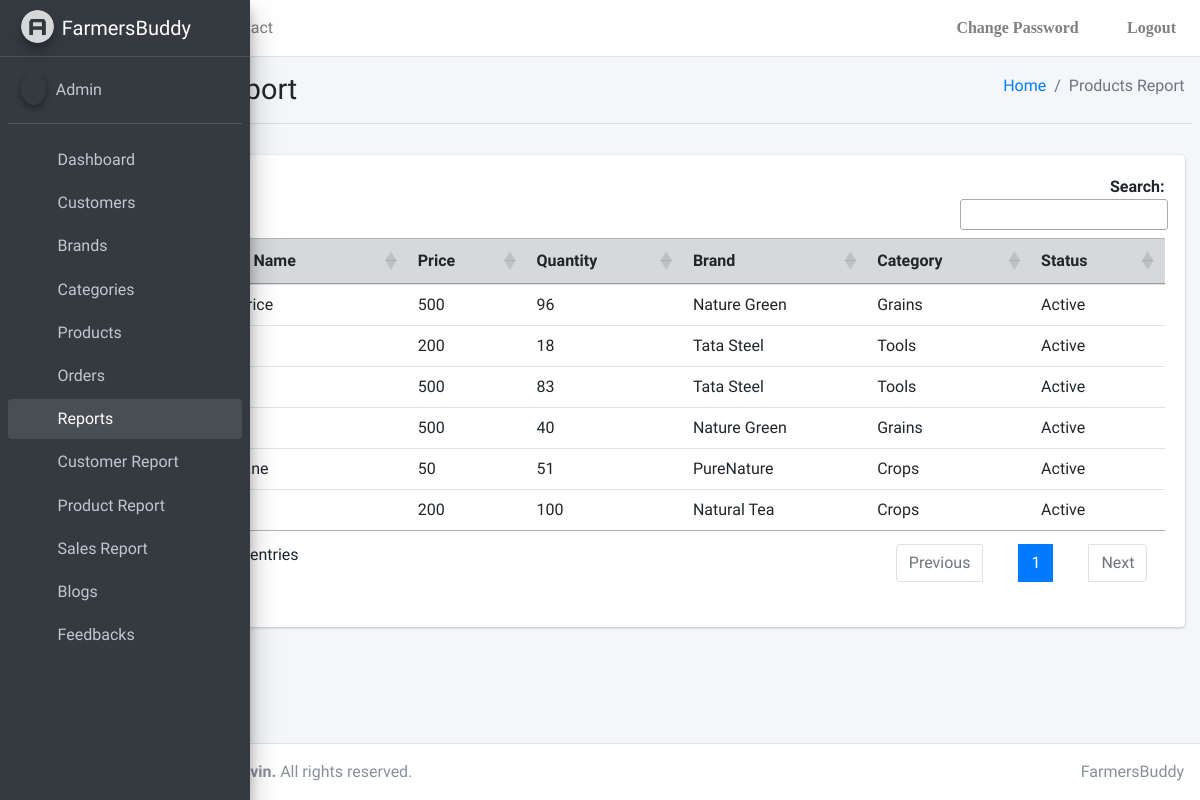
The page /FarmersBuddy/productsreport on the database as committed earlier.
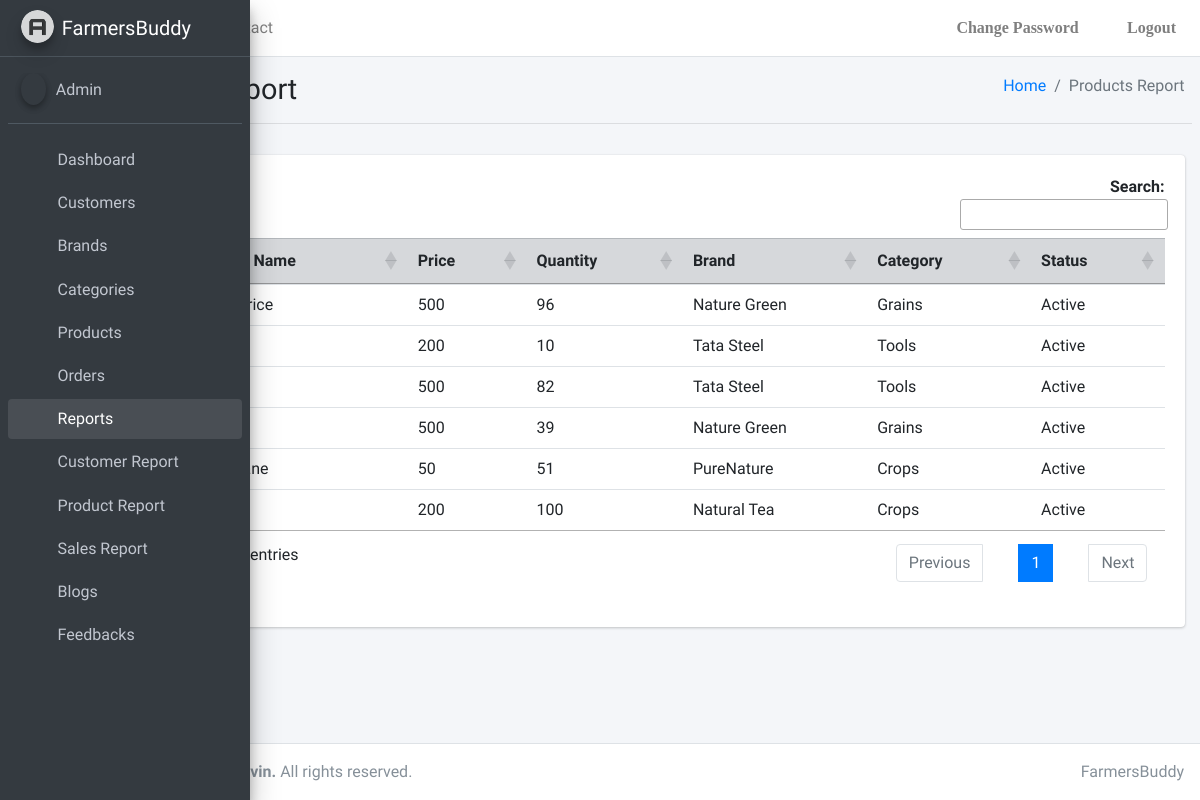
The same page on the database as committed later.
### FarmersBuddy/models.py (models this page shows, shortened)
class Product(models.Model):
    id = models.AutoField(primary_key=True)
    Name = models.CharField(max_length=50)
    Desc = models.TextField()
    Image = models.ImageField(upload_to='FarmersBuddy/products/')
    Price = models.PositiveBigIntegerField()
    Quantity = models.PositiveIntegerField()
    Keywords = models.TextField(max_length=50)
    ProductCat = models.ForeignKey(Category, on_delete=models.CASCADE)
    ProductBrand = models.ForeignKey(Brand, on_delete=models.CASCADE)
    Status = models.CharField(max_length=1, default="1")

class Brand(models.Model):
    id = models.AutoField(primary_key=True)
    BrandName = models.CharField(max_length=50)
    Status = models.CharField(max_length=1, default="1")
    def __str__(self):
        return self.BrandName

class Category(models.Model):
    id = models.AutoField(primary_key=True)
    CategoryName = models.CharField(max_length=50)
    Status = models.CharField(max_length=1, default="1")
    def __str__(self):
        return self.CategoryName

### FarmersBuddy/views.py (the view)
# urls.py: path('productsreport', views.productsreport, name='productsreport'),
@never_cache
def productsreport(request):
    products = Product.objects.all()
    params = {
        "products": products
    }
    return render(request, "FarmersBuddy/Admin/productsreport.html", params)

### templates/FarmersBuddy/Admin/productsreport.html (shortened to what this page needs)
{% extends './base.html' %} {% block title %}Products Report{% endblock %}
{% block body %}
{% load static %}
<div class="content-wrapper">
  <div class="content-header">
    <div class="container-fluid">
      <div class="row mb-2">
        <div class="col-sm-6">
          <h1 class="m-0">Products Report</h1>
        </div>
        <div class="col-sm-6">
          <ol class="breadcrumb float-sm-right">
            <li class="breadcrumb-item"><a href="#">Home</a></li>
            <li class="breadcrumb-item active">Products Report</li>
          </ol>
        </div>
      </div>
    </div>
    <hr/>
  </div>
  <div class="content">
    <div class="container-fluid">
    <div class="card"> {% csrf_token %}
        <div class="card-body">
          <table id="myTable" class="table table-hover table-responsive-md">
            <thead class="table-secondary">
              <th scope="col">#</th>
              <th scope="col">Product Name</th>
              <th scope="col">Price</th>
              <th scope="col">Quantity</th>
              <th scope="col">Brand</th>
              <th scope="col">Category</th>
              <th scope="col">Status</th>
            </thead>
            <tbody>
            {% for item in products %}
            <tr>
            <th scope="row">{{ forloop.counter }}</th>
            <td>{{ item.Name }}</td>
            <td>{{ item.Price }}</td>
            <td>{{ item.Quantity }}</td>
            <td>{{ item.ProductBrand }}</td>
            <td>{{ item.ProductCat }}</td>
            {% if item.Status == "1"  %}
            <td>Active</td>
            {% else %}
            <td>Inactive</td>
            {% endif %}
            </tr>
            {% endfor %}
            </tbody>
          </table>
        </div>
    </div>
  </div>
</div>
</div>
{% endblock %}

### templates/FarmersBuddy/Admin/base.html (shortened to what this page needs)
<!DOCTYPE html>
{% load static %}
<html lang="en">
<head>
  <link rel="stylesheet" href="//cdn.datatables.net/1.11.1/css/jquery.dataTables.min.css">
  <link rel="stylesheet" href="{% static 'plugins/fontawesome-free/css/all.min.css'%}">
  <link rel="stylesheet" href="{% static 'dist/css/adminlte.min.css' %}">
</head>
<body class="hold-transition sidebar-mini sidebar-collapse">
<div class="wrapper">
  <nav class="main-header navbar navbar-expand navbar-white navbar-light">
    <ul class="navbar-nav">
      <li class="nav-item">
        <a class="nav-link" data-widget="pushmenu" href="#" role="button"></a>
      </li>
      <li class="nav-item d-none d-sm-inline-block">
        <a href="{% url 'admindashboard' %}" class="nav-link">Home</a>
      </li>
      <li class="nav-item d-none d-sm-inline-block">
        <a href="#" class="nav-link">Contact</a>
      </li>
    </ul>
    <ul class="navbar-nav ml-auto">
      <li class="nav-item">
        <a class="nav-link" href="{% url 'changepassword' %}" role="button">
          <i class="fas fa-unlock-alt"> Change Password</i>
        </a>
      </li>
      <li class="nav-item">
        <a class="nav-link" href="{% url 'logout' %}" role="button">
          <i class="fas fa-sign-out-alt"> Logout </i>
        </a>
      </li>
    </ul>
  </nav>
  <aside class="main-sidebar sidebar-dark-primary elevation-4">
    <a href="#" class="brand-link">
      <img src="{% static 'dist/img/AdminLTELogo.png'%}" alt="AdminLTE Logo" class="brand-image img-circle elevation-3" style="opacity: .8">
      <span class="brand-text font-weight-light">FarmersBuddy</span>
    </a>
    <div class="sidebar">
      <div class="user-panel mt-3 pb-3 mb-3 d-flex">
        <div class="image">
          <i class="fas fa-user-circle fa-2x img-circle elevation-2 text-light"></i>
        </div>
        <div class="info">
          <a href="#" class="d-block">Admin</a>
        </div>
      </div>
      <nav class="mt-2">
        <ul class="nav nav-pills nav-sidebar flex-column" data-widget="treeview" role="menu" data-accordion="false">
          <li class="nav-item">
            <a href="{% url 'admindashboard' %}" class="nav-link">
              <i class="nav-icon fas fa-tachometer-alt"></i>
              <p>
                Dashboard
              </p>
            </a>
          </li>
          <li class="nav-item">
            <a href="{% url 'customers' %}" class="nav-link">
              <i class="nav-icon fas fa-users"></i>
              <p>
                Customers
              </p>
            </a>
          </li>
          <li class="nav-item">
            <a href="{% url 'managebrands' %}" class="nav-link">
              <i class="nav-icon fas fa-copyright"></i>
              <p>
                Brands
              </p>
            </a>
          </li>
          <li class="nav-item">
            <a href="{% url 'managecategories' %}" class="nav-link">
              <i class="nav-icon fas fa-project-diagram"></i>
              <p>
                Categories
              </p>
            </a>
          </li>
          <li class="nav-item">
            <a href="{% url 'manageproducts' %}" class="nav-link">
              <i class="nav-icon fas fa-cube"></i>
              <p>
                Products
              </p>
            </a>
          </li>
          <li class="nav-item">
            <a href="{% url 'manageorders' %}" class="nav-link">
              <i class="nav-icon fas fa-box"></i>
              <p>
                 Orders
              </p>
            </a>
          </li>
          <li class="nav-item menu-open">
            <a href="#" class="nav-link">
              <i class="nav-icon fas fa-file-pdf"></i>
              <p>
                Reports
                <i class="right fas fa-angle-down"></i>
              </p>
            </a>
            <ul class="nav nav-treeview">
              <li class="nav-item">
                <a href="{% url 'customerreport' %}" class="nav-link">
                  <i class="far fa-circle nav-icon"></i>
                  <p>Customer Report</p>
                </a>
              </li>
              <li class="nav-item">
                <a href="{% url 'productsreport' %}" class="nav-link">
                  <i class="far fa-circle nav-icon"></i>
                  <p>Product Report</p>
                </a>
              </li>
              <li class="nav-item">
                <a href="{% url 'salesreport' %}" class="nav-link">
                  <i class="far fa-circle nav-icon"></i>
                  <p>Sales Report</p>
                </a>
              </li>
            </ul>
          </li>
          <li class="nav-item">
            <a href="{% url 'manageblogs' %}" class="nav-link">
              <i class="nav-icon fab fa-blogger"></i>
              <p>
                 Blogs
              </p>
            </a>
          </li>
          <li class="nav-item">
            <a href="{% url 'managefeedbacks' %}" class="nav-link">
              <i class="nav-icon fas fa-comment"></i>
              <p>
                 Feedbacks
              </p>
            </a>
          </li>
        </ul>
      </nav>
    </div>
  </aside>
{% block body %}{% endblock %}
  <footer class="main-footer">
    <div class="float-right d-none d-sm-inline">
      FarmersBuddy
    </div>
    <strong>Copyright &copy; <script>document.write(n)</script> Ariavin.</strong> All rights reserved.
  </footer>
</div>
</body>
</html>

Rows that differ between the two databases and show on the page:
changed Product (number 2 of 6 on the later page): Quantity "18" → "10"
changed Product (number 3 of 6 on the later page): Quantity "83" → "82"
changed Product (number 4 of 6 on the later page): Quantity "40" → "39"
